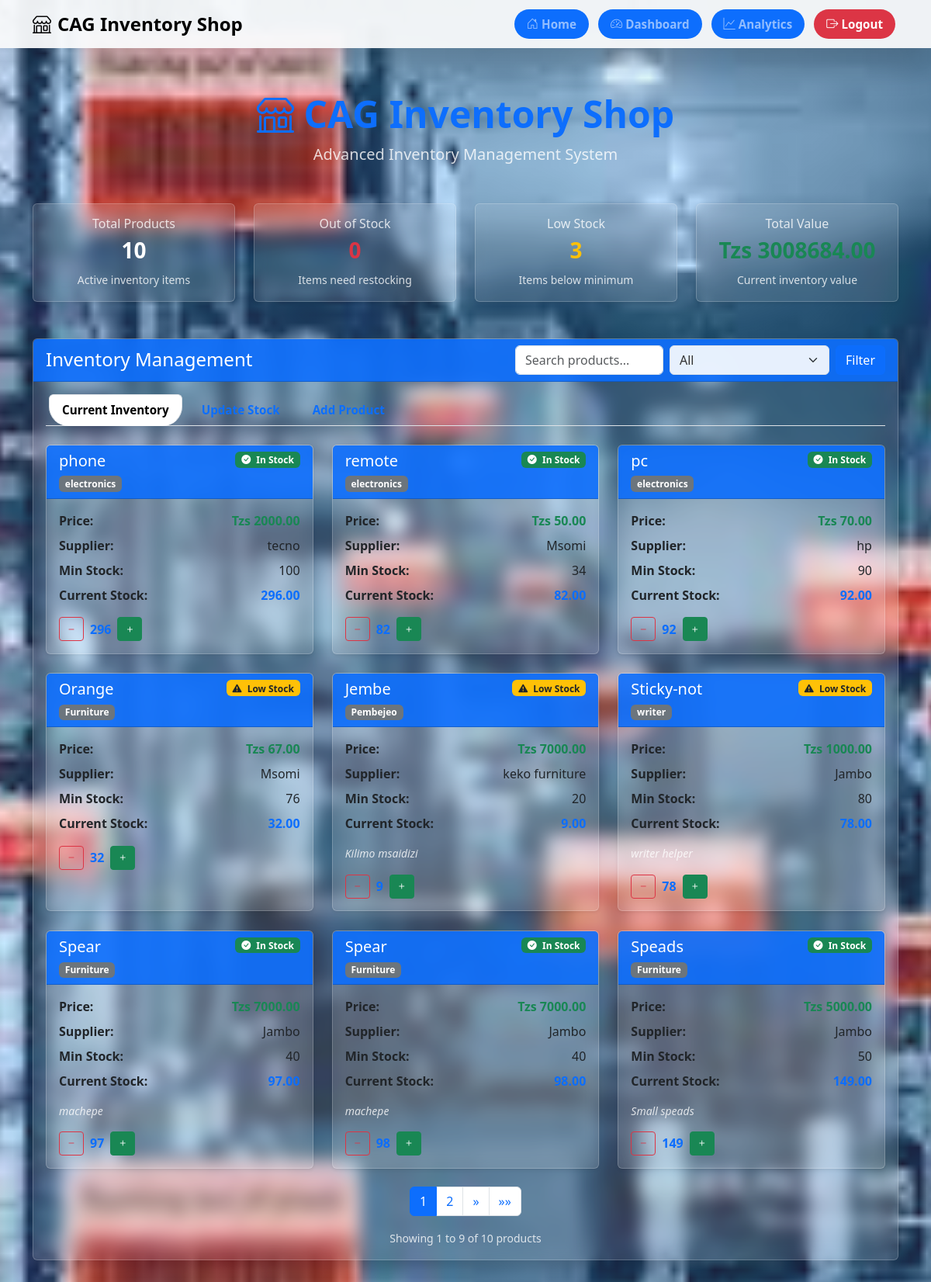
Before: /index/ (signed in) with the older database file.
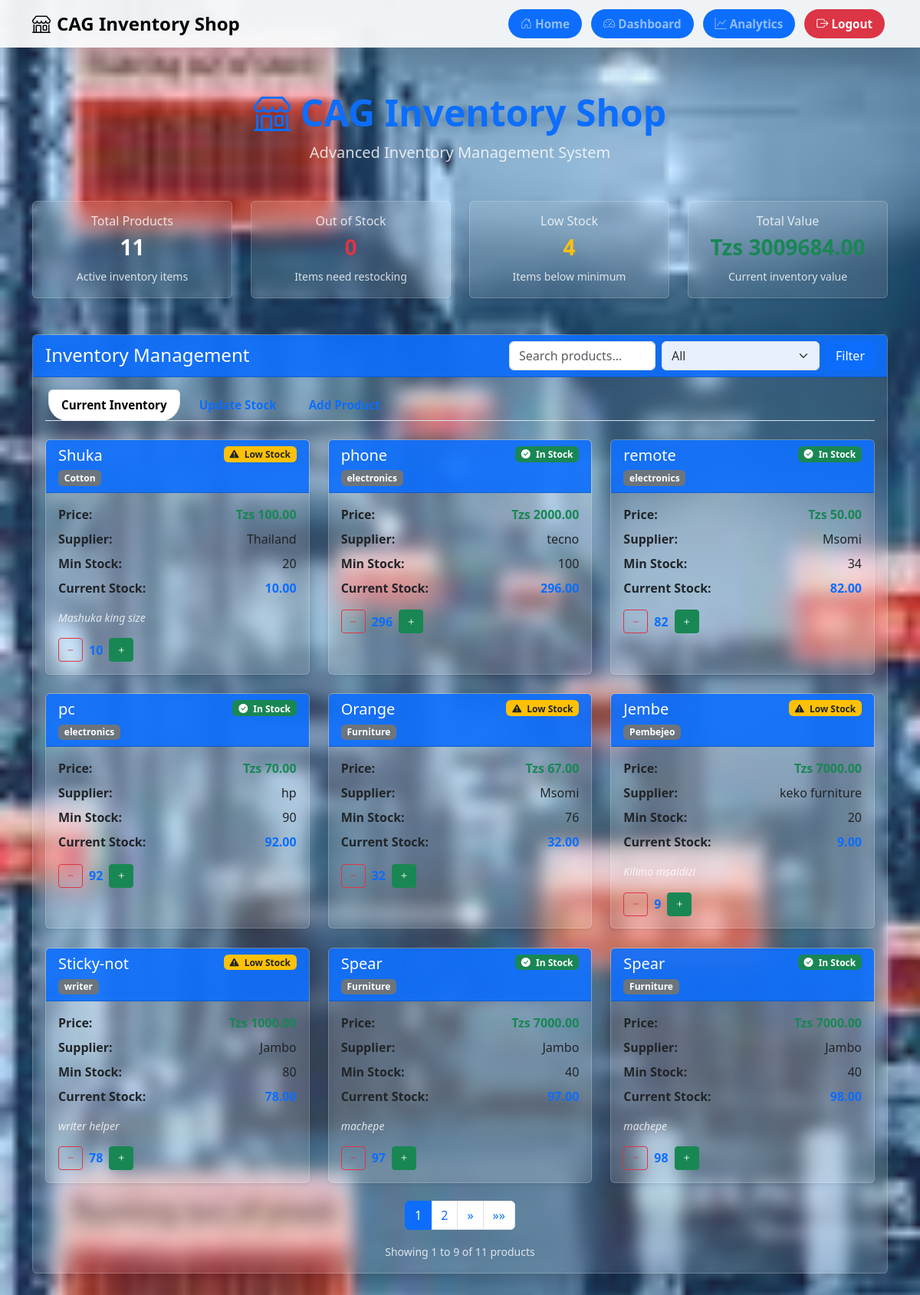
After: the same page with the newer database file.
### cag_inventory/models.py (models this page shows, shortened)
class Product(models.Model):
    name = models.CharField(max_length=100)
    category = models.CharField(max_length=100)
    currentStock = models.IntegerField()
    minStock = models.IntegerField()
    maxStock = models.IntegerField()
    price = models.DecimalField(max_digits=10, decimal_places=2)
    supplier = models.CharField(max_length=100)
    lastUpdated = models.DateTimeField(auto_now=True)
    description = models.TextField(blank=True)

### cag_inventory/views.py (the view)
# urls.py: path('index/',views.index, name='index'),
@login_required
def index(request):
    products = Product.objects.all().order_by('-id')  # Order by newest first
    categories = ["all"] + list(Product.objects.values_list('category', flat=True).distinct())
    selected_category = request.GET.get('category', 'all')
    search_term = request.GET.get('search', '')
    filtered_products = products.filter(
        name__icontains=search_term
    ) if selected_category == "all" else products.filter(
        name__icontains=search_term,
        category=selected_category
    )
    paginator = Paginator(filtered_products, 9)
    page_number = request.GET.get('page')
    page_obj = paginator.get_page(page_number)
    context = {
        'products': products,
        'filtered_products': page_obj,  # Use paginated products
        'page_obj': page_obj,  # Add page object for pagination controls
        'categories': categories,
        'selected_category': selected_category,
        'search_term': search_term,
        'total_products': products.count(),
        'out_of_stock_count': products.filter(currentStock=0).count(),
        'low_stock_count': products.filter(currentStock__gt=0, currentStock__lte=F('minStock')).count(),
        'total_value': sum([p.currentStock * p.price for p in products]),
    }
    return render(request, 'index.html', context)

### templates/index.html (shortened to what this page needs)
{% extends 'base.html' %}
{% load static %}
{% block content %}
<body class="bg-light">
<div class="container py-5">
  <div class="text-center mb-5">
    <h1 class="display-5 fw-bold text-primary">
      <i class="bi bi-shop"></i> CAG Inventory Shop
    </h1>
    <p class="lead text-muted">Advanced Inventory Management System</p>
  </div>
  <div class="row g-4 mb-5">
    <div class="col-md-3">
      <div class="card shadow-sm">
        <div class="card-body text-center">
          <h6 class="text-muted">Total Products</h6>
          <h3 class="fw-bold" id="total-products-count">{{ total_products }}</h3>
          <small class="text-muted">Active inventory items</small>
        </div>
      </div>
    </div>
    <div class="col-md-3">
      <div class="card shadow-sm">
        <div class="card-body text-center">
          <h6 class="text-muted">Out of Stock</h6>
          <h3 class="fw-bold text-danger" id="out-of-stock-count">{{ out_of_stock_count }}</h3>
          <small class="text-muted">Items need restocking</small>
        </div>
      </div>
    </div>
    <div class="col-md-3">
      <div class="card shadow-sm">
        <div class="card-body text-center">
          <h6 class="text-muted">Low Stock</h6>
          <h3 class="fw-bold text-warning" id="low-stock-count">{{ low_stock_count }}</h3>
          <small class="text-muted">Items below minimum</small>
        </div>
      </div>
    </div>
    <div class="col-md-3">
      <div class="card shadow-sm">
        <div class="card-body text-center">
          <h6 class="text-muted">Total Value</h6>
          <h3 class="fw-bold text-success" id="total-value">Tzs {{ total_value|floatformat:2 }}</h3>
          <small class="text-muted">Current inventory value</small>
        </div>
      </div>
    </div>
  </div>
  <div class="card shadow">
    <div class="card-header d-flex flex-column flex-md-row justify-content-between align-items-start align-items-md-center">
      <h4 class="mb-3 mb-md-0">Inventory Management</h4>
      <form method="get" class="d-flex flex-column flex-sm-row gap-2">
        <input type="text" name="search" value="{{ search_term }}" class="form-control" placeholder="Search products...">
        <select name="category" class="form-select">
          {% for category in categories %}
            <option value="{{ category }}" {% if category == selected_category %}selected{% endif %}>
              {{ category|title }}
            </option>
          {% endfor %}
        </select>
        <button type="submit" class="btn btn-primary">Filter</button>
      </form>
    </div>
    <div class="card-body">
      <ul class="nav nav-tabs" id="inventoryTabs" role="tablist">
        <li class="nav-item" role="presentation">
          <button class="nav-link active" id="inventory-tab" data-bs-toggle="tab" data-bs-target="#inventory" type="button" role="tab">Current Inventory</button>
        </li>
        <li class="nav-item" role="presentation">
          <button class="nav-link" id="update-tab" data-bs-toggle="tab" data-bs-target="#update" type="button" role="tab">Update Stock</button>
        </li>
        <li class="nav-item" role="presentation">
          <button class="nav-link" id="add-tab" data-bs-toggle="tab" data-bs-target="#add" type="button" role="tab">Add Product</button>
        </li>
      </ul>
      <div class="tab-content pt-4" id="inventoryTabsContent">
        <div class="tab-pane fade show active" id="inventory" role="tabpanel">
          {% include 'product_list.html' %}
        </div>
      </div>
    </div>
  </div>
</div>
</body>
{% endblock %}

### templates/product_list.html (shortened to what the changed rows need)
{% load static %}
<div class="row g-4">
  {% if filtered_products %}
    {% for product in filtered_products %}
      <div class="col-md-6 col-lg-4">
        <div class="card shadow-sm h-100">
          <div class="card-header d-flex justify-content-between align-items-start">
            <div>
              <h5 class="card-title mb-1">{{ product.name }}</h5>
              <span class="badge bg-secondary">{{ product.category }}</span>
            </div>
            {% if product.currentStock == 0 %}
              <span class="badge bg-danger"><i class="bi bi-exclamation-triangle-fill me-1"></i> Out of Stock</span>
            {% elif product.currentStock <= product.minStock %}
              <span class="badge bg-warning text-dark"><i class="bi bi-exclamation-triangle-fill me-1"></i> Low Stock</span>
            {% else %}
              <span class="badge bg-success"><i class="bi bi-check-circle-fill me-1"></i> In Stock</span>
            {% endif %}
          </div>
          <div class="card-body">
            <div class="mb-3">
              <div class="d-flex justify-content-between align-items-center mb-2">
                <span><strong>Price:</strong></span>
                <span class="text-success fw-bold">Tzs {{ product.price|floatformat:2 }}</span>
              </div>
              <div class="d-flex justify-content-between align-items-center mb-2">
                <span><strong>Supplier:</strong></span>
                <span>{{ product.supplier }}</span>
              </div>
              <div class="d-flex justify-content-between align-items-center mb-2">
                <span><strong>Min Stock:</strong></span>
                <span>{{ product.minStock }}</span>
              </div>
              <div class="d-flex justify-content-between align-items-center mb-2">
                <span><strong>Current Stock:</strong></span>
                <span class="text-primary fw-bold">{{ product.currentStock|floatformat:2 }}</span>
              </div>
            </div>
            {% if product.description %}
              <p class="text-muted small fst-italic mb-3">{{ product.description }}</p>
            {% endif %}
            <div class="d-flex gap-2 align-items-center">
              <form method="post" action="{% url 'update-stock' product.id %}" class="stock-update-form d-inline" data-product-id="{{ product.id }}" data-min-stock="{{ product.minStock }}">
                <button type="submit" class="btn btn-sm btn-outline-danger" {% if product.currentStock == 0 %}disabled{% endif %}>
                  <i class="bi bi-dash"></i>
                </button>
              </form>
              <span class="current-stock fw-bold text-primary" id="current-stock-{{ product.id }}">{{ product.currentStock }}</span>
              <form method="post" action="{% url 'update-stock' product.id %}" class="stock-update-form d-inline" data-product-id="{{ product.id }}" data-min-stock="{{ product.minStock }}">
                <button type="submit" class="btn btn-sm btn-success">
                  <i class="bi bi-plus"></i>
                </button>
              </form>
            </div>
          </div>
        </div>
      </div>
    {% endfor %}
  {% else %}
    <div class="text-center py-5">
      <i class="bi bi-box-seam display-4 text-muted"></i>
      <h5 class="mt-3">No products found</h5>
      <p class="text-muted">Try adjusting your search or filters, or add a new product.</p>
    </div>
  {% endif %}
</div>
{% if page_obj.has_other_pages %}
<nav aria-label="Product pagination" class="mt-4">
  <ul class="pagination justify-content-center">
    {% for num in page_obj.paginator.page_range %}
      {% if page_obj.number == num %}
        <li class="page-item active">
          <span class="page-link">{{ num }}</span>
        </li>
      {% elif num > page_obj.number|add:'-3' and num < page_obj.number|add:'3' %}
        <li class="page-item">
          <a class="page-link" href="?page={{ num }}{% if search_term %}&search={{ search_term }}{% endif %}{% if selected_category != 'all' %}&category={{ selected_category }}{% endif %}">{{ num }}</a>
        </li>
      {% endif %}
    {% endfor %}
    {% if page_obj.has_next %}
      <li class="page-item">
        <a class="page-link" href="?page={{ page_obj.next_page_number }}{% if search_term %}&search={{ search_term }}{% endif %}{% if selected_category != 'all' %}&category={{ selected_category }}{% endif %}" aria-label="Next">
          <span aria-hidden="true">&raquo;</span>
        </a>
      </li>
      <li class="page-item">
        <a class="page-link" href="?page={{ page_obj.paginator.num_pages }}{% if search_term %}&search={{ search_term }}{% endif %}{% if selected_category != 'all' %}&category={{ selected_category }}{% endif %}" aria-label="Last">
          <span aria-hidden="true">&raquo;&raquo;</span>
        </a>
      </li>
    {% endif %}
  </ul>
</nav>
<div class="text-center mt-3">
  <small class="text-muted">
    Showing {{ page_obj.start_index }} to {{ page_obj.end_index }} of {{ page_obj.paginator.count }} products
  </small>
</div>
{% endif %}

Changed rows visible on the page:
no longer on this page (row unchanged): Product: name "Speads", category "Furniture", shows "In Stock", price "5000.00", supplier "Jambo", minStock "50", currentStock "149.00", description "Small speads", currentStock "149"
added Product: name "Shuka", category "Cotton", shows "Low Stock", price "100.00", supplier "Thailand", minStock "20", currentStock "10.00", description "Mashuka king size", currentStock "10"
Other visible differences:
{{ total_products }}: "10" → "11"
{{ low_stock_count }}: "3" → "4"
{{ total_value|floatformat:2 }}: "3008684.00" → "3009684.00"
{{ page_obj.paginator.count }}: "10" → "11"
